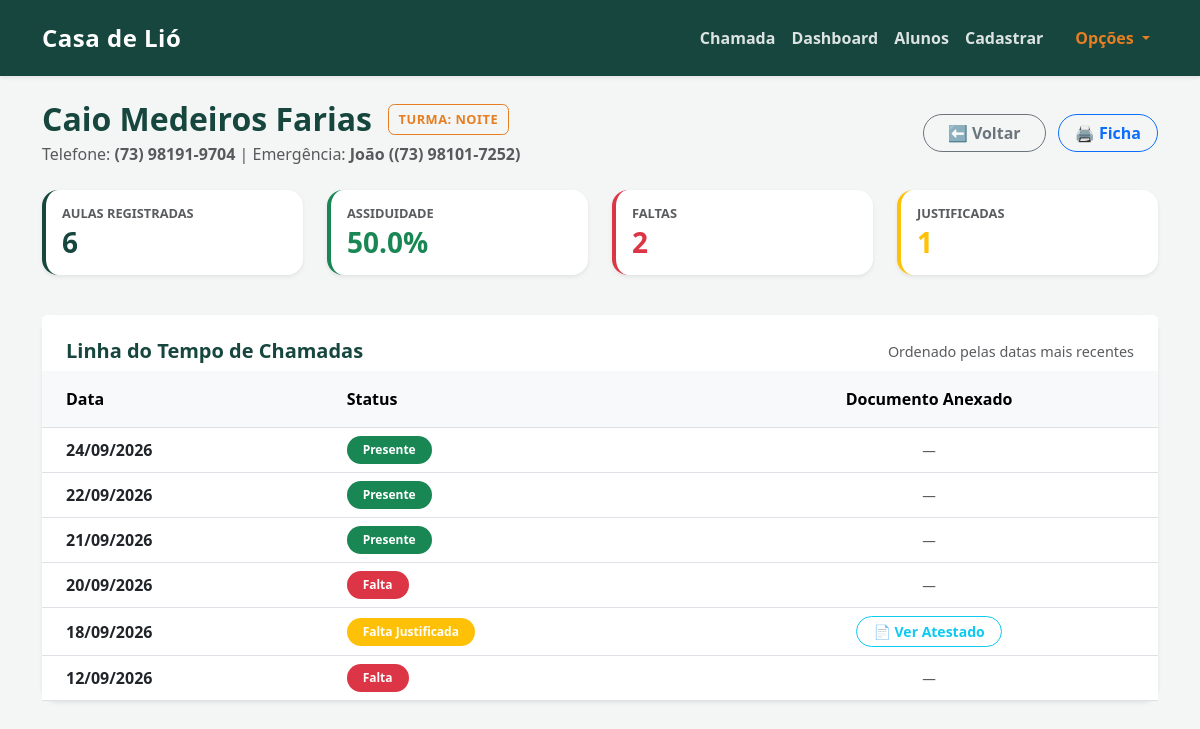
/alunos/2/historico (signed in), run on the app's committed database.
### tables this page shows
CREATE TABLE alunos (
        id INTEGER PRIMARY KEY AUTOINCREMENT,
        nome TEXT NOT NULL,
        turma TEXT NOT NULL,
        data_nascimento TEXT,
        telefone TEXT,
        cep TEXT,
        rua TEXT,
        numero TEXT,
        bairro TEXT,
        cidade TEXT,
        referencia TEXT,
        contato_emergencia TEXT,
        telefone_emergencia TEXT,
        condicao_medica TEXT,
        nome_responsavel TEXT,
        autorizacao_pais INTEGER
    );

CREATE TABLE presencas (
        id INTEGER PRIMARY KEY AUTOINCREMENT,
        aluno_id INTEGER,
        data TEXT NOT NULL,
        status TEXT NOT NULL,
        atestado TEXT,
        FOREIGN KEY (aluno_id) REFERENCES alunos (id)
    );

### app.py (the view)
@app.get("/alunos/{aluno_id}/historico", response_class=HTMLResponse)
async def historico_aluno(request: Request, aluno_id: int):
    if not request.session.get('perfil'):
        return RedirectResponse(url="/login", status_code=303)
    conexao = pegar_conexao()
    aluno = conexao.execute('SELECT * FROM alunos WHERE id = ?', (aluno_id,)).fetchone()
    if not aluno:
        conexao.close()
        return RedirectResponse(url="/", status_code=303)
    registros_db = conexao.execute('''
        SELECT id, data, status, atestado
        FROM presencas
        WHERE aluno_id = ?
        ORDER BY data DESC
    ''', (aluno_id,)).fetchall()
    conexao.close()
    total_aulas = len(registros_db)
    presentes = sum(1 for r in registros_db if r['status'] == 'Presente')
    faltas = sum(1 for r in registros_db if r['status'] == 'Falta')
    justificadas = sum(1 for r in registros_db if r['status'] == 'Falta justificada')
    taxa_assiduidade = round((presentes / total_aulas * 100), 1) if total_aulas > 0 else 0
    historico = []
    for r in registros_db:
        reg_dict = dict(r)
        try:
            reg_dict['data_formatada'] = datetime.strptime(r['data'], '%Y-%m-%d').strftime('%d/%m/%Y')
        except Exception:
            reg_dict['data_formatada'] = r['data']
        historico.append(reg_dict)
    metricas = {
        "total_aulas": total_aulas,
        "presentes": presentes,
        "faltas": faltas,
        "justificadas": justificadas,
        "taxa_assiduidade": taxa_assiduidade
    }
    return templates.TemplateResponse(
        request=request,
        name="historico_aluno.html",
        context={"aluno": aluno, "historico": historico, "metricas": metricas}
    )

### templates/historico_aluno.html (shortened to what this page needs)
{% extends 'base.html' %}
{% block conteudo %}
<div class="row mb-4 align-items-center">
    <div class="col-md-8">
        <div class="d-flex align-items-center gap-3">
            <h2 class="text-primary fw-bold mb-0">{{ aluno['nome'] }}</h2>
            <span class="badge-institucional">Turma: {{ aluno['turma'] }}</span>
        </div>
        <p class="text-muted mt-1 mb-0">
            Telefone: <strong>{{ aluno['telefone'] }}</strong>
            {% if aluno['contato_emergencia'] %}
            | Emergência: <strong>{{ aluno['contato_emergencia'] }} ({{ aluno['telefone_emergencia'] }})</strong>
            {% endif %}
        </p>
    </div>
    <div class="col-md-4 text-md-end mt-3 mt-md-0">
        <a href="/alunos" class="btn btn-outline-secondary rounded-pill px-4 fw-semibold me-2">
            ⬅️ Voltar
        </a>
        <a href="/ficha/{{ aluno['id'] }}" target="_blank" class="btn btn-outline-primary rounded-pill px-3 fw-semibold">
            🖨️ Ficha
        </a>
    </div>
</div>
<div class="row mb-4">
    <div class="col-md-3 col-6 mb-3">
        <div class="card shadow-sm border-0 border-start border-primary border-4 h-100">
            <div class="card-body">
                <h6 class="text-muted mb-1 text-uppercase fw-bold" style="font-size: 0.8rem;">Aulas Registradas</h6>
                <h3 class="fw-bold mb-0 text-primary">{{ metricas['total_aulas'] }}</h3>
            </div>
        </div>
    </div>
    <div class="col-md-3 col-6 mb-3">
        <div class="card shadow-sm border-0 border-start border-success border-4 h-100">
            <div class="card-body">
                <h6 class="text-muted mb-1 text-uppercase fw-bold" style="font-size: 0.8rem;">Assiduidade</h6>
                <h3 class="fw-bold mb-0 text-success">{{ metricas['taxa_assiduidade'] }}%</h3>
            </div>
        </div>
    </div>
    <div class="col-md-3 col-6 mb-3">
        <div class="card shadow-sm border-0 border-start border-danger border-4 h-100">
            <div class="card-body">
                <h6 class="text-muted mb-1 text-uppercase fw-bold" style="font-size: 0.8rem;">Faltas</h6>
                <h3 class="fw-bold mb-0 text-danger">{{ metricas['faltas'] }}</h3>
            </div>
        </div>
    </div>
    <div class="col-md-3 col-6 mb-3">
        <div class="card shadow-sm border-0 border-start border-warning border-4 h-100">
            <div class="card-body">
                <h6 class="text-muted mb-1 text-uppercase fw-bold" style="font-size: 0.8rem;">Justificadas</h6>
                <h3 class="fw-bold mb-0 text-warning">{{ metricas['justificadas'] }}</h3>
            </div>
        </div>
    </div>
</div>
<div class="card shadow-sm border-0" style="border-radius: 1rem;">
    <div class="card-header bg-white border-0 pt-4 pb-2 px-4 d-flex justify-content-between align-items-center">
        <h5 class="fw-bold text-primary mb-0">Linha do Tempo de Chamadas</h5>
        <span class="text-muted" style="font-size: 0.9rem;">Ordenado pelas datas mais recentes</span>
    </div>
    <div class="card-body p-0">
        <div class="table-responsive">
            <table class="table table-hover align-middle mb-0">
                <thead class="table-light">
                    <tr>
                        <th class="ps-4 py-3">Data</th>
                        <th class="py-3">Status</th>
                        <th class="py-3 text-center">Documento Anexado</th>
                    </tr>
                </thead>
                <tbody>
                    {% for reg in historico %}
                    <tr>
                        <td class="ps-4 fw-semibold">{{ reg['data_formatada'] }}</td>
                        <td>
                            {% if reg['status'] == 'Presente' %}
                                <span class="badge bg-success rounded-pill px-3 py-2 fw-semibold">Presente</span>
                            {% elif reg['status'] == 'Falta' %}
                                <span class="badge bg-danger rounded-pill px-3 py-2 fw-semibold">Falta</span>
                            {% elif reg['status'] == 'Falta justificada' %}
                                <span class="badge bg-warning rounded-pill px-3 py-2 fw-semibold text-white">Falta Justificada</span>
                            {% else %}
                                <span class="badge bg-secondary rounded-pill px-3 py-2">{{ reg['status'] }}</span>
                            {% endif %}
                        </td>
                        <td class="text-center">
                            {% if reg['atestado'] %}
                                <a href="/uploads/{{ reg['atestado'] }}" target="_blank" class="btn btn-sm btn-outline-info rounded-pill px-3 fw-semibold">
                                    📄 Ver Atestado
                                </a>
                            {% else %}
                                <span class="text-muted" style="font-size: 0.85rem;">—</span>
                            {% endif %}
                        </td>
                    </tr>
                    {% else %}
                    <tr>
                        <td colspan="3" class="text-center text-muted py-5">
                            Nenhum registro de chamada encontrado para este aluno.
                        </td>
                    </tr>
                    {% endfor %}
                </tbody>
            </table>
        </div>
    </div>
</div>
{% endblock %}

### templates/base.html (style rules this page uses)
:root { --verde-adra: #16463d; --laranja-adra: #e67e22; --fundo-cinza: #f4f6f5; }
body { background-color: var(--fundo-cinza) !important; font-family: 'Segoe UI', Tahoma, Geneva, Verdana, sans-serif; }
.text-primary { color: var(--verde-adra) !important; }
.border-primary { border-color: var(--verde-adra) !important; }
.card { border-radius: 1rem !important; border: none; transition: transform 0.2s ease-in-out; }
.badge-institucional { background-color: transparent; color: var(--laranja-adra); border: 1.5px solid var(--laranja-adra); padding: 0.3rem 0.6rem; border-radius: 0.4rem; font-size: 0.80rem; font-weight: 700; text-transform: uppercase; letter-spacing: 0.5px; }

### data on the page
alunos: nome "Caio Medeiros Farias", turma "NOITE", telefone "(73) 98191-9704", contato_emergencia "João", telefone_emergencia "(73) 98101-7252"
presencas: data_formatada "24/09/2026", status "Presente"
presencas: data_formatada "22/09/2026", status "Presente"
presencas: data_formatada "21/09/2026", status "Presente"
presencas: data_formatada "20/09/2026", status "Falta"
presencas: data_formatada "18/09/2026", shows "Falta Justificada"
presencas: data_formatada "12/09/2026", status "Falta"

### other printed values
{{ metricas['total_aulas'] }} "6"
{{ metricas['taxa_assiduidade'] }} "50.0"
{{ metricas['faltas'] }} "2"
{{ metricas['justificadas'] }} "1"
